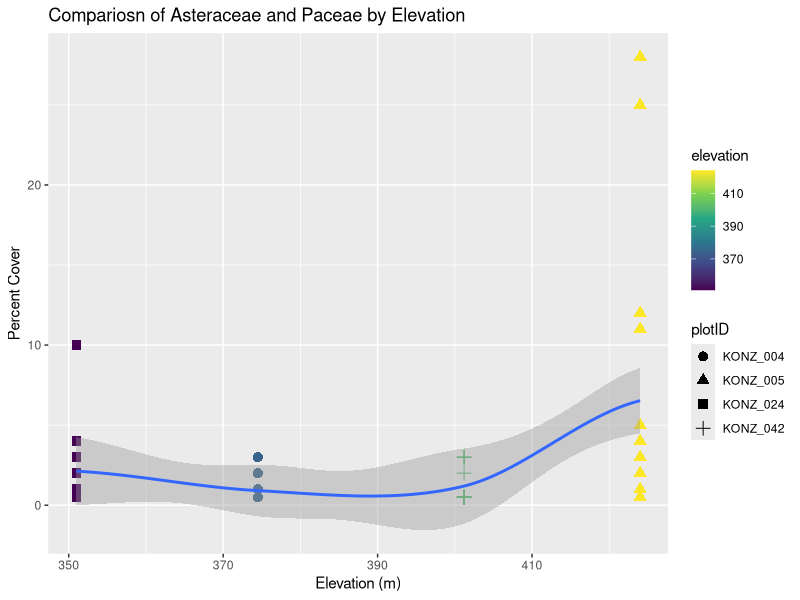

Write the R code that produced this figure.
## ---- chunk 1
#| label: read-csv

# load packages
library("readr")
library("dplyr")
library("ggplot2")

# read in the data
konza_data <- read_csv("data/NEON.D06.KONZ.DP1.10058.001.div_1m2Data.2025-08.basic.20251222T234053Z.csv")
## ---- chunk 2
#| label: summarize-with-dplyr

# first summary to make will be a count of the number of observations in 
# each family
konza_data %>% 
  group_by(family) %>%
  tally() %>%
  arrange(desc(n))
## ---- chunk 3
#| label: mean-percent-cover-by-family

# The goal is to calculate the mean percent cover of each family 
konza_data %>%
  group_by(family) %>%
  summarise(mean_pcnt_cover = mean(percentCover),
            sd_pcnt_cover = sd(percentCover)) %>%
  arrange(desc(mean_pcnt_cover))
## ---- chunk 4
#| label: filter-by-elevation

# The goal is to calculate the mean percent cover of each family 
konza_data %>%
  filter(elevation>390) %>%
  group_by(family) %>%
  summarise(mean_pcnt_cover = mean(percentCover),
            sd_pcnt_cover = sd(percentCover)) %>%
  arrange(desc(mean_pcnt_cover))
## ---- chunk 5
#| label: use-mutate

# select pulls out the columns you want
# mutate creates a mew column with whatever content you want
# which can include manipulation of an existing column
konza_data %>%
  select(scientificName, family, percentCover) %>%
  mutate(propCover = percentCover / 100)
## ---- chunk 6
#| label: elevation-percent-by-family

konza_data %>%
  filter(!is.na(family)) %>%
  filter(family == "Asteraceae") %>%
  ggplot(aes(x = elevation,
             y = percentCover)) +
  geom_point(aes(shape = plotID,
                 colour = elevation),
             size = 3) +
  geom_smooth() +
  labs(title = "Compariosn of Asteraceae and Paceae by Elevation",
       y = "Percent Cover",
       x = "Elevation (m)") +
  scale_color_viridis_c()
